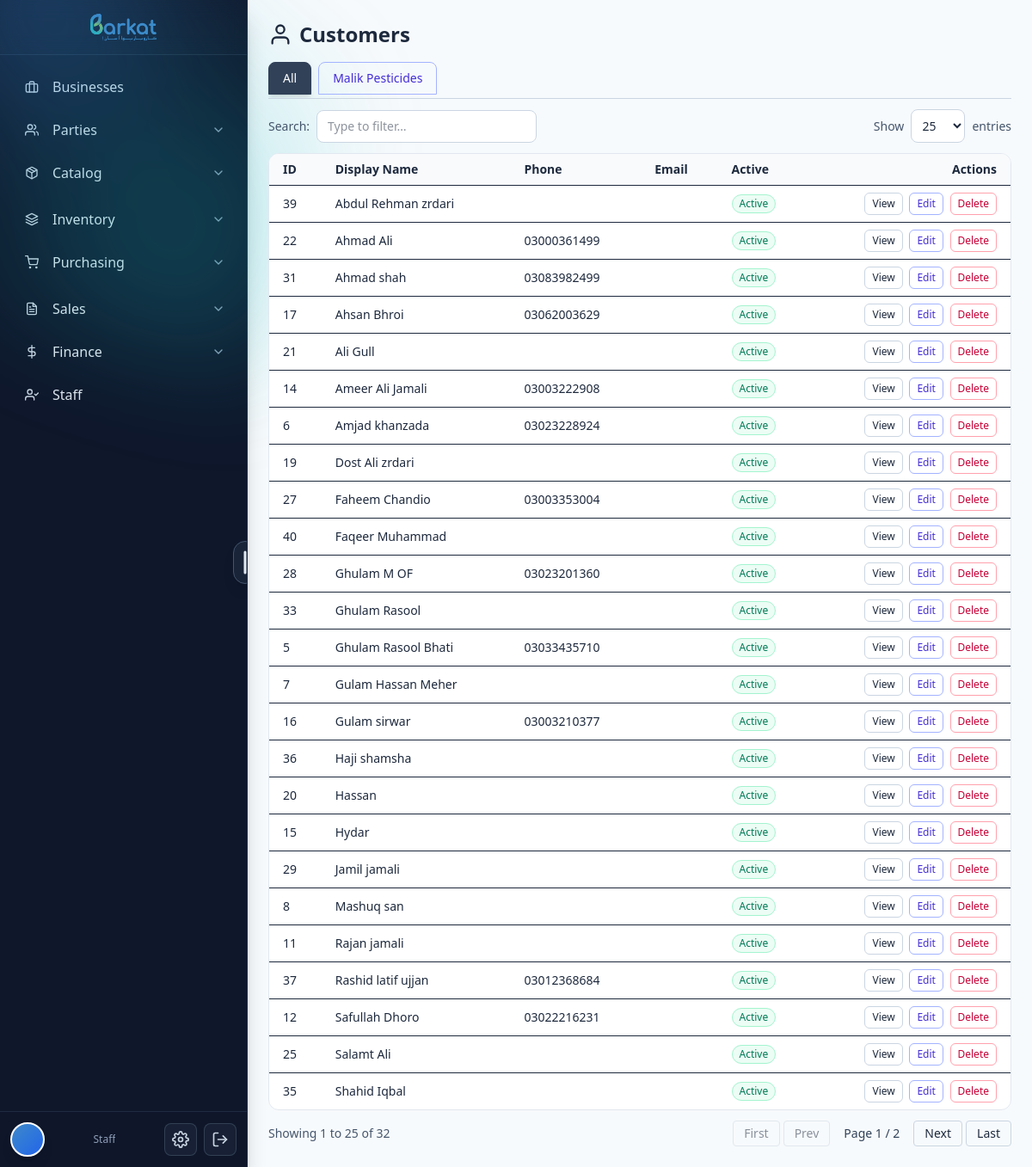
The app's page /customers/ with its own data.
### barkat/models.py (models this page shows, shortened)
class CodeNamed(TimeStampedBy):
    name = models.CharField(max_length=255)
    code = models.CharField(max_length=50, db_index=True)
    class Meta:
        abstract = True

class Business(CodeNamed):
    legal_name = models.CharField(max_length=255, blank=True, default="")
    ntn = models.CharField(max_length=50, blank=True, default="")        # Pakistan context
    sales_tax_reg = models.CharField(max_length=50, blank=True, default="")
    phone = models.CharField(max_length=50, blank=True, default="")
    email = models.EmailField(blank=True, default="")
    address = models.TextField(blank=True, default="")
    pos_printer_name = models.CharField(
        max_length=200, blank=True,
        help_text="POS80 Printer"
    )
    class Meta:
        unique_together = [("code",)]
        indexes = [models.Index(fields=["name"]), models.Index(fields=["code"])]

class TimeStampedBy(models.Model):
    created_at = models.DateTimeField(default=timezone.now, db_index=True, editable=True)
    updated_at = models.DateTimeField(auto_now=True, db_index=True)
    created_by = models.ForeignKey(
        settings.AUTH_USER_MODEL, null=True, blank=True,
        on_delete=models.SET_NULL, related_name="%(class)s_created"
    )
    updated_by = models.ForeignKey(
        settings.AUTH_USER_MODEL, null=True, blank=True,
        on_delete=models.SET_NULL, related_name="%(class)s_updated"
    )
    is_active = models.BooleanField(default=True, db_index=True)
    is_deleted = models.BooleanField(default=False, db_index=True)
    class Meta:
        abstract = True

class Party(TimeStampedBy):
    CUSTOMER = "CUSTOMER"
    VENDOR = "VENDOR"
    BOTH = "BOTH"
    PARTY_TYPES = [(CUSTOMER, "Customer"), (VENDOR, "Vendor"), (BOTH, "Both")]
    type = models.CharField(max_length=20, choices=PARTY_TYPES, db_index=True)
    display_name = models.CharField(max_length=255, db_index=True)
    legal_name = models.CharField(max_length=255, blank=True, default="")
    phone = models.CharField(max_length=50, blank=True, default="")
    email = models.EmailField(blank=True, default="")
    address = models.TextField(blank=True, default="")
    gst_number = models.CharField(max_length=50, blank=True, default="")
    opening_balance = models.DecimalField(**DECIMAL_12_2, default=0)
    opening_balance_side = models.CharField(
        max_length=2,
        choices=[('Dr', 'Debit (They owe us)'), ('Cr', 'Credit (We owe them)')],
        default='Dr',
        help_text='Specify whether the opening balance is Debit or Credit'
    )
    opening_balance_date = models.DateField(
        null=True,
        blank=True,
        help_text='Date when the opening balance was set (defaults to party creation date)'
    )
    cached_balance = models.DecimalField(**DECIMAL_12_2, default=0, editable=False)
    cached_balance_updated_at = models.DateTimeField(null=True, blank=True, editable=False)
    default_business = models.ForeignKey(Business, null=True, blank=True, on_delete=models.SET_NULL)
    class Meta:
        indexes = [models.Index(fields=["type", "display_name"])]

### barkat/views.py (the view)
# urls.py: path("customers/", views.CustomersListView.as_view(), name="customers_list"),
class CustomersListView(ListView):
    template_name = "barkat/parties/customers_list.html"
    context_object_name = "customers"
    def get_queryset(self):
        qs = Party.objects.filter(type__in=[Party.CUSTOMER, Party.BOTH], is_deleted=False).order_by("display_name")
        q = self.request.GET.get("q")
        if q:
          qs = qs.filter(Q(display_name__icontains=q) | Q(phone__icontains=q) | Q(email__icontains=q))
        return qs
    def get_context_data(self, **kwargs):
        ctx = super().get_context_data(**kwargs)
        ctx["businesses"] = Business.objects.filter(is_deleted=False).order_by("name")
        return ctx

### barkat/templates/barkat/parties/customers_list.html (shortened to what this page needs)
{% extends "base.html" %}
{%load static %} {% block content %}
<div class="p-4 md:p-6">
  <div class="flex items-center justify-between mb-4">
    <h1 class="text-2xl font-bold flex items-center gap-2">
      <i data-feather="user" class="w-7 h-7"></i>
      <span>Customers</span>
    </h1>
  </div>
  <div class="mb-3">
    <div class="flex gap-2 overflow-x-auto pb-1 border-b border-slate-300">
       {% if not business %}
      <a
        href="{% url 'customers_list' %}"
        aria-current="page"
        data-tint="slate"
        class="inline-flex items-center gap-2 px-4 py-2 rounded-t-lg border text-sm font-medium transition-all duration-300 bg-slate-700 text-white border-slate-700 shadow-md"
      >
        All
      </a>
      {% endif %}  {% for b in businesses %}
      <span class="hidden"
        >{% cycle 'indigo' 'emerald' 'rose' 'amber' as color %}</span
      >
      {% if business and business.id == b.id %}
      <a
        href="{% url 'business_customers' b.id %}"
        aria-current="page"
        data-tint="{{ color }}"
        class="inline-flex items-center gap-2 px-4 py-2 rounded-t-lg border text-sm font-medium transition-all duration-300
                    bg-{{ color }}-700 text-white border-{{ color }}-700 shadow-md"
      >
        {{ b.name }}
      </a>
      {% else %}
      <a
        href="{% url 'business_customers' b.id %}"
        class="inline-flex items-center gap-2 px-4 py-2 rounded-t-lg border text-sm font-medium transition-all duration-300
                    text-{{ color }}-700 border-{{ color }}-300 hover:bg-{{ color }}-100 hover:border-{{ color }}-600 hover:text-{{ color }}-900"
      >
        {{ b.name }}
      </a>
      {% endif %} {% endfor %}
    </div>
  </div>
  <div
    class="mb-3 flex flex-col sm:flex-row gap-2 sm:items-center sm:justify-between"
  >
    <div class="flex items-center gap-2">
      <label for="custSearch" class="text-sm text-slate-600">Search:</label>
      <input
        id="custSearch"
        type="search"
        placeholder="Type to filter…"
        class="w-64 max-w-full rounded-lg border border-slate-300 bg-white px-3 py-2 text-sm"
        autocomplete="off"
      />
    </div>
    <div class="flex items-center gap-2">
      <label for="custPerPage" class="text-sm text-slate-600">Show</label>
      <select
        id="custPerPage"
        class="rounded-lg border border-slate-300 bg-white px-2 py-2 text-sm"
      >
        <option value="25" selected>25</option>
      </select>
      <span class="text-sm text-slate-600">entries</span>
    </div>
  </div>
  <div class="overflow-x-auto rounded-xl border border-slate-200 bg-white">
    <table id="customersTable" class="min-w-full text-sm">
      <thead class="bg-slate-50">
        <tr>
          <th class="px-4 py-2 text-left">ID</th>
          <th class="px-4 py-2 text-left">Display Name</th>
          <th class="px-4 py-2 text-left">Phone</th>
          <th class="px-4 py-2 text-left">Email</th>
          <th class="px-4 py-2 text-left">Active</th>
          <th class="px-4 py-2 text-right">Actions</th>
        </tr>
      </thead>
      <tbody id="customersBody">
        {% for c in customers %}
        <tr class="border-t">
          <td class="px-4 py-2">{{ c.id }}</td>
          <td class="px-4 py-2">{{ c.display_name }}</td>
          <td class="px-4 py-2">{{ c.phone }}</td>
          <td class="px-4 py-2">{{ c.email }}</td>
          <td class="px-4 py-2">
            {% if c.is_active %}
            <span
              class="inline-flex items-center rounded-full px-2 py-0.5 text-xs bg-emerald-50 text-emerald-700 border border-emerald-200"
              >Active</span
            >
            {% else %}
            <span
              class="inline-flex items-center rounded-full px-2 py-0.5 text-xs bg-slate-100 text-slate-700 border border-slate-200"
              >Inactive</span
            >
            {% endif %}
          </td>
          <td class="px-4 py-2 text-right whitespace-nowrap">
              <a
                href="{% url 'party_detail' c.id %}"
                class="inline-flex items-center gap-1 rounded-md border border-slate-300 px-2 py-1 text-xs hover:bg-slate-50"
              >
                View
              </a>
              <a
                href="{% url 'party_update' c.id %}"
                class="inline-flex items-center gap-1 rounded-md border border-indigo-300 text-indigo-700 px-2 py-1 text-xs hover:bg-indigo-50 ml-1"
              >
                Edit
              </a>
              <form
                action="{% url 'party_delete' c.id %}"
                method="post"
                class="inline ml-1"
                onsubmit="return confirm('Delete this customer permanently?');"
              >
                <button
                  type="submit"
                  class="inline-flex items-center gap-1 rounded-md border border-rose-300 text-rose-700 px-2 py-1 text-xs hover:bg-rose-50"
                  title="Delete"
                >
                  Delete
                </button>
              </form>
          </td>
        </tr>
        {% empty %}
        <tr>
          <td colspan="6" class="px-4 py-6 text-center text-slate-500">
            No customers found.
          </td>
        </tr>
        {% endfor %}
      </tbody>
    </table>
  </div>
  <div
    class="mt-3 flex flex-col sm:flex-row sm:items-center sm:justify-between gap-3"
  >
    <div id="custInfo" class="text-sm text-slate-600">Showing 0 to 0 of 0</div>
    <div class="flex items-center gap-1">
      <button
        id="custFirst"
        class="px-3 py-1 rounded border border-slate-300 text-sm hover:bg-slate-50"
      >
        First
      </button>
      <button
        id="custPrev"
        class="px-3 py-1 rounded border border-slate-300 text-sm hover:bg-slate-50"
      >
        Prev
      </button>
      <span id="custPage" class="px-3 py-1 text-sm text-slate-700"
        >Page 1 / 1</span
      >
      <button
        id="custNext"
        class="px-3 py-1 rounded border border-slate-300 text-sm hover:bg-slate-50"
      >
        Next
      </button>
      <button
        id="custLast"
        class="px-3 py-1 rounded border border-slate-300 text-sm hover:bg-slate-50"
      >
        Last
      </button>
    </div>
  </div>
</div>
{% endblock %}

### barkat/static/css/styles.css (style rules this page uses)
:root { --primary-color: #418AC9; --secondary-color: #2BB5BC; --tertiary-color: #97CA51; --accent: var(--primary-color); --accent2: var(--secondary-color); --accent3: var(--tertiary-color); }
body { position: relative; overflow: hidden; }
html, body { height: 100%; margin: 0; padding: 0; }
body::before { content: ""; position: absolute; inset: 0; pointer-events: none; background: radial-gradient(60% 40% at 10% 20%, rgba(255, 255, 255, 0.55), transparent 20%), radial-gradient(50% 30% at 90% 80%, rgba(255, 255, 255, 0.3), transparent 25%); mix-blend-mode: overlay; z-index: 0; }
body::after { content: ""; position: absolute; width: 540px; height: 540px; left: -12%; top: -10%; transform: rotate(15deg); background: radial-gradient(circle at 30% 30%, color-mix(in srgb, var(--primary-color) 60%, transparent), transparent 40%), radial-gradient(circle at 70% 70%, color-mix(in srgb, var(--secondary-color) 45%, transparent), transparent 55%); filter: blur(60px) saturate(120%); opacity: 0.65; pointer-events: none; z-index: 0; }

### barkat/templates/base.html (style rules this page uses)
html, body { overflow-x: hidden !important; max-width: 100vw; }
* { max-width: 100%; }

### records on screen
Business: name "Malik Pesticides"
Party: id "39", display_name "Abdul Rehman zrdari", is_active "Active"
Party: id "22", display_name "Ahmad Ali", phone "03000361499", is_active "Active"
Party: id "31", display_name "Ahmad shah", phone "03083982499", is_active "Active"
Party: id "17", display_name "Ahsan Bhroi", phone "03062003629", is_active "Active"
Party: id "21", display_name "Ali Gull", is_active "Active"
Party: id "14", display_name "Ameer Ali Jamali", phone "03003222908", is_active "Active"
Party: id "6", display_name "Amjad khanzada", phone "03023228924", is_active "Active"
Party: id "19", display_name "Dost Ali zrdari", is_active "Active"
Party: id "27", display_name "Faheem Chandio", phone "03003353004", is_active "Active"
Party: id "40", display_name "Faqeer Muhammad", is_active "Active"
Party: id "28", display_name "Ghulam M OF", phone "03023201360", is_active "Active"
Party: id "33", display_name "Ghulam Rasool", is_active "Active"
Party: id "5", display_name "Ghulam Rasool Bhati", phone "03033435710", is_active "Active"
Party: id "7", display_name "Gulam Hassan Meher", is_active "Active"
Party: id "16", display_name "Gulam sirwar", phone "03003210377", is_active "Active"
Party: id "36", display_name "Haji shamsha", is_active "Active"
Party: id "20", display_name "Hassan", is_active "Active"
Party: id "15", display_name "Hydar", is_active "Active"
Party: id "29", display_name "Jamil jamali", is_active "Active"
Party: id "8", display_name "Mashuq san", is_active "Active"
Party: id "11", display_name "Rajan jamali", is_active "Active"
Party: id "37", display_name "Rashid latif ujjan", phone "03012368684", is_active "Active"
Party: id "12", display_name "Safullah Dhoro", phone "03022216231", is_active "Active"
Party: id "25", display_name "Salamt Ali", is_active "Active"
Party: id "35", display_name "Shahid Iqbal", is_active "Active"

### other values on screen
{{ request.user.groups.all.0.name|default:"Staff" }} "Staff"
